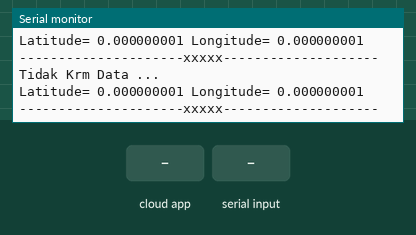
A sketch run on a simulated ESP8266 (NodeMCU). Parts: the last lines printed to the serial monitor. The test bench sets the inputs (shaded band). WiFi joins after 1.5 s; servers stay silent unless stated; the Firebase database answers and starts empty.

Above: at 2.7 s.
2.8 s: the phone or cloud app sets finger to 222
At 3.6 s:
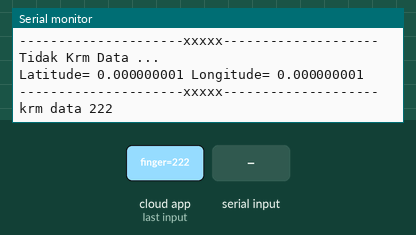
4.3 s: ":\n" received over the second serial link
5.9 s: the phone or cloud app sets finger to 333
At 6.5 s:
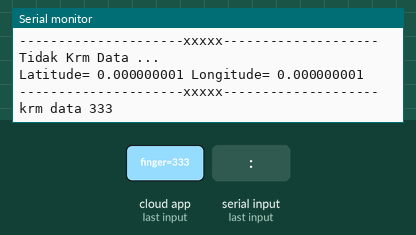

The sketch:

master_nodev2.ino
```cpp
#include <Firebase_ESP_Client.h>
#include <TinyGPS++.h> // library for GPS module
#include <SoftwareSerial.h>
#include <ArduinoJson.h>
#include <ESP8266WiFi.h>


SoftwareSerial wifiSerial(12, 14); //rx(D6), tx(D5) untuk menghubungkan dengan arduino
SoftwareSerial gpsSerial(4, 5); //rx(D2), tx(D1) untuk menghubungkan dengan gps

TinyGPSPlus gps;  // The TinyGPS++ object

const char* ssid = "mantap_mantap"; //ssid of your wifi
const char* password = "shittman"; //password of your wifi
float latVar = 0;
float lngVar = 0;
// variable penerima data dari arduino
String dt[40];
String dataIn;
boolean parsing=false;
int i;


WiFiServer server(80);

/* 2. Define the Firebase project host name and API Key */
#define FIREBASE_HOST "taproject-53d6c-default-rtdb.firebaseio.com"
#define API_KEY "AIzaSyBB26FHburuVXXyCf4PbmI5t18oc4j9Qt8"

/* 3. Define the user Email and password that alreadey registerd or added in your project */
#define USER_EMAIL "yoga@admin.com"
#define USER_PASSWORD "12Yoga12"

#define buzzer 4
/* 4. Define FirebaseESP8266 data object for data sending and receiving */
FirebaseData fbdo;

/* 5. Define the FirebaseAuth data for authentication data */
FirebaseAuth auth;

/* 6. Define the FirebaseConfig data for config data */
FirebaseConfig config;

void setup() {
  // Initialize Serial port
  Serial.begin(9600);
  wifiSerial.begin(9600);
  gpsSerial.begin(9600);
  while (!Serial) continue;

  Serial.println();
  Serial.print("Connecting to ");
  Serial.println(ssid);
  WiFi.begin(ssid, password); //connecting to wifi
  while (WiFi.status() != WL_CONNECTED)// while wifi not connected
  {
    delay(500);
    Serial.print("."); //print "...."
  }
  Serial.println("");
  Serial.println("WiFi connected");
  server.begin();
  Serial.println("Server started");
  Serial.println(WiFi.localIP());  // Print the IP address

  /* 7. Assign the project host and api key (required) */
  config.host = FIREBASE_HOST;
  config.api_key = API_KEY;

  /* 8. Assign the user sign in credentials */
  auth.user.email = USER_EMAIL;
  auth.user.password = USER_PASSWORD;

  /* 9. Initialize the library with the autentication data */
  Firebase.begin(&config, &auth);

  /* 10. Enable auto reconnect the WiFi when connection lost */
  Firebase.reconnectWiFi(true);
}

void kirimData(float value1, float value2, int value3, int value4, int value5, int value6){
  //data lokasi
  Firebase.RTDB.setDouble(&fbdo, "location/lat", value1);
  Firebase.RTDB.setDouble(&fbdo, "location/lng", value2);
  //data baterai dan bpm
  Firebase.RTDB.setInt(&fbdo, "battery", value3);
  Firebase.RTDB.setInt(&fbdo, "bpm", value4);
  //data waktu
  Firebase.RTDB.setInt(&fbdo, "waktu/jam", value5);
  Firebase.RTDB.setInt(&fbdo, "waktu/menit", value6);

  Serial.println("Data Sukses di Upload");
}

//void lngFire(float value2){
//  if(Firebase.RTDB.setDouble(&fbdo, "location/lng", value2)){
//    //success
//    Serial.println("Set lng data success");
//  }else{
//    //Failed?, get the error reason from fbdo
//    Serial.print("Error in setDouble, ");
//    Serial.println(fbdo.errorReason());
//  }
//}

void loop() {
gpsSerial.setTimeout(500);
//  while(gpsSerial.available()){
//    gps.encode(gpsSerial.read());
//    if (gps.location.isUpdated()){
//--------Read data dari firebase dan mengirimkan ke arduino----------
      if(Firebase.RTDB.get(&fbdo, "finger")){
        if(fbdo.intData()== 222){
          wifiSerial.println("222");
          Serial.println("krm data 222");
          delay(1000);
          Firebase.RTDB.setDouble(&fbdo, "finger", 111);
        }else if(fbdo.intData()== 333){
          wifiSerial.println("333");
          Serial.println("krm data 333");
          delay(1000);
          Firebase.RTDB.setDouble(&fbdo, "finger", 111);
        }else if(fbdo.intData()== 334){
          wifiSerial.println("334");
          Serial.println("krm data 334");
          delay(1000);
          Firebase.RTDB.setDouble(&fbdo, "finger", 111);
        }else{
          Serial.println("Tidak Krm Data ...");
        }
      }else{
        //Failed?, get the error reason from fbdo
        Serial.print("Error in get, ");
        Serial.println(fbdo.errorReason());
      }
//--------End Read data dari firebase dan mengirimkan ke arduino----------
//----------------Read data parsing dari arduino-----------------------
      while(wifiSerial.available()>0) {
        wifiSerial.setTimeout(500);
        char inChar = (char)wifiSerial.read();
        dataIn += inChar;
        if (inChar == '\n'){
          parsing = true;
        }
      }
      if(parsing){
        parsingData();
        parsing=false;
        dataIn="";
      }
//----------------End Read data parsing dari arduino-----------------------
//------------------------PRINT DATA GPS-----------------------------------
      lngVar = gps.location.lng();
      latVar = gps.location.lat();
      Serial.print("Latitude= ");
      Serial.print(latVar, 9);
      Serial.print(" Longitude= ");
      Serial.println(lngVar, 9);
  //      kirimData(latVar, lngVar, battery, bpm, jam, menit);
      Serial.println("---------------------xxxxx--------------------");
//------------------------END PRINT DATA GPS-------------------------------
//    }
//  }
}

void parsingData(){
 int j=1;

  //kirim data yang telah diterima sebelumnya
//  Serial.print("DATA DITERIMA : ");
//  Serial.print(dataIn);

  dt[j]="";
  for(i=1;i<dataIn.length();i++){
    if ((dataIn[i] == ':')){
      j++;
      dt[j]="";
    }
    else{
      dt[j] = dt[j] + dataIn[i];
    }
  }
  Serial.print("Data 1 (flag) : ");
  Serial.println(dt[1].toInt());
  Serial.print("Data 2 (menit) : ");
  Serial.println(dt[2].toInt());
  Serial.print("Data 3 (detik) : ");
  Serial.println(dt[3].toInt());
}
```

Measured:
- after the input at 2.8 s, the serial monitor: prints a new line after 0.07 s (image 1)
- after the input at 5.9 s, the serial monitor: prints a new line after 0.18 s (image 2)
